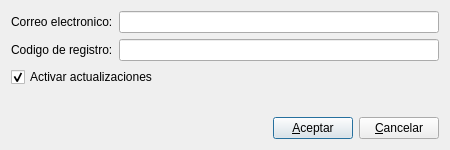
<?xml version="1.0" encoding="UTF-8"?>
<ui version="4.0">
 <class>BlUpdateConfigBase</class>
 <widget class="QDialog" name="BlUpdateConfigBase">
  <property name="geometry">
   <rect>
    <x>0</x>
    <y>0</y>
    <width>450</width>
    <height>150</height>
   </rect>
  </property>
  <property name="minimumSize">
   <size>
    <width>450</width>
    <height>150</height>
   </size>
  </property>
  <property name="windowTitle">
   <string>BulmagesPlus Update</string>
  </property>
  <layout class="QGridLayout" name="gridLayout_2">
   <item row="0" column="0">
    <layout class="QGridLayout" name="gridLayout">
     <item row="0" column="0">
      <widget class="QLabel" name="label">
       <property name="text">
        <string>Correo electronico:</string>
       </property>
      </widget>
     </item>
     <item row="0" column="1">
      <widget class="QLineEdit" name="lineEdit"/>
     </item>
     <item row="1" column="0">
      <widget class="QLabel" name="label_2">
       <property name="text">
        <string>Codigo de registro:</string>
       </property>
      </widget>
     </item>
     <item row="1" column="1">
      <widget class="QLineEdit" name="lineEdit_2"/>
     </item>
    </layout>
   </item>
   <item row="1" column="0">
    <widget class="QCheckBox" name="mui_activateUpdates">
     <property name="text">
      <string>Activar actualizaciones</string>
     </property>
     <property name="checked">
      <bool>true</bool>
     </property>
    </widget>
   </item>
   <item row="2" column="0">
    <spacer name="verticalSpacer">
     <property name="orientation">
      <enum>Qt::Vertical</enum>
     </property>
     <property name="sizeHint" stdset="0">
      <size>
       <width>20</width>
       <height>40</height>
      </size>
     </property>
    </spacer>
   </item>
   <item row="3" column="0">
    <layout class="QHBoxLayout" name="horizontalLayout">
     <item>
      <spacer name="horizontalSpacer">
       <property name="orientation">
        <enum>Qt::Horizontal</enum>
       </property>
       <property name="sizeHint" stdset="0">
        <size>
         <width>40</width>
         <height>20</height>
        </size>
       </property>
      </spacer>
     </item>
     <item>
      <widget class="QPushButton" name="mui_aceptar">
       <property name="text">
        <string>&amp;Aceptar</string>
       </property>
      </widget>
     </item>
     <item>
      <widget class="QPushButton" name="mui_cancelar">
       <property name="text">
        <string>&amp;Cancelar</string>
       </property>
      </widget>
     </item>
    </layout>
   </item>
  </layout>
 </widget>
 <includes>
  <include location="local">local_blI18n.h</include>
 </includes>
 <resources/>
 <connections/>
</ui>
